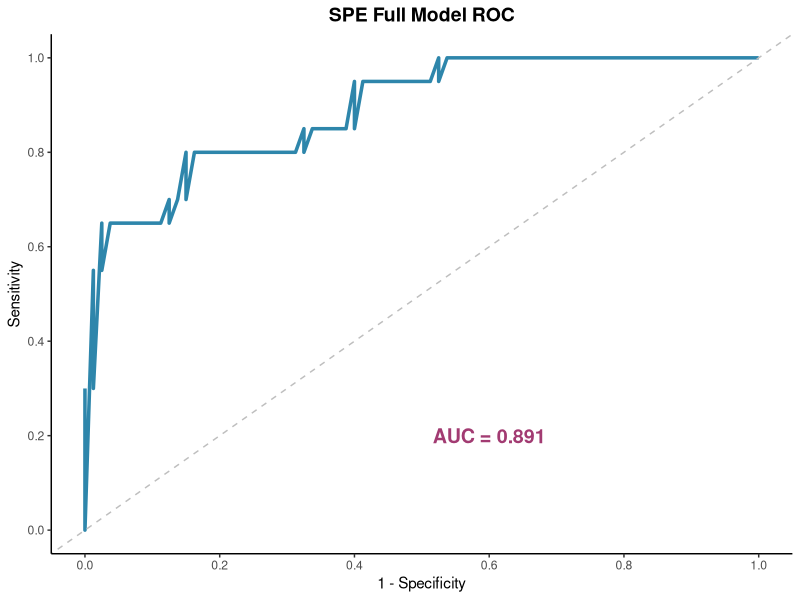
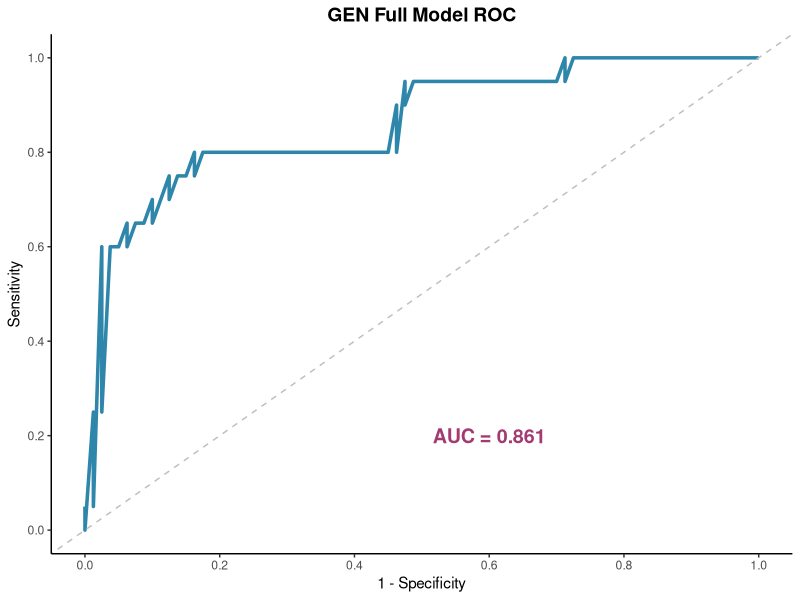
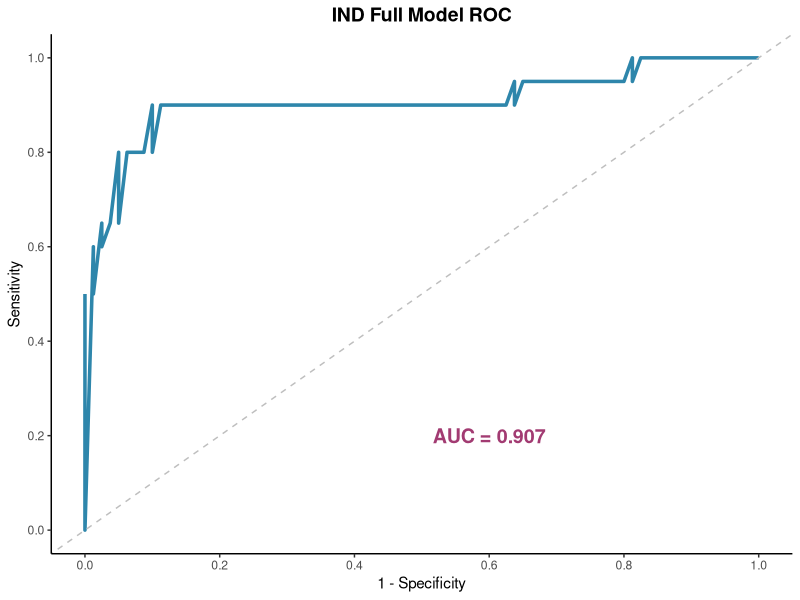
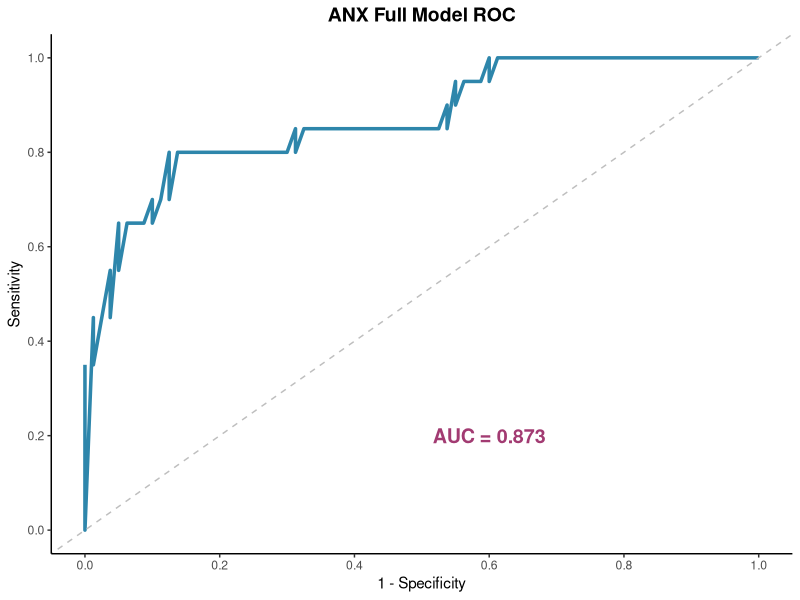
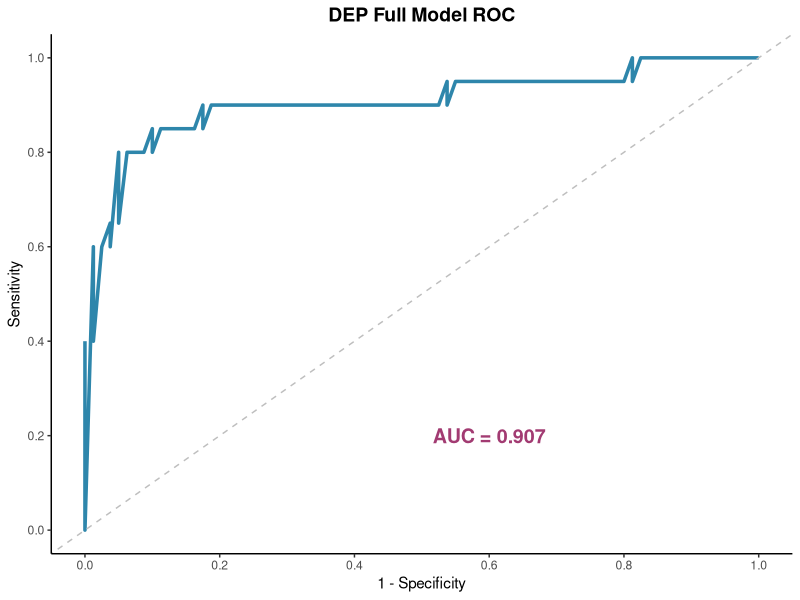
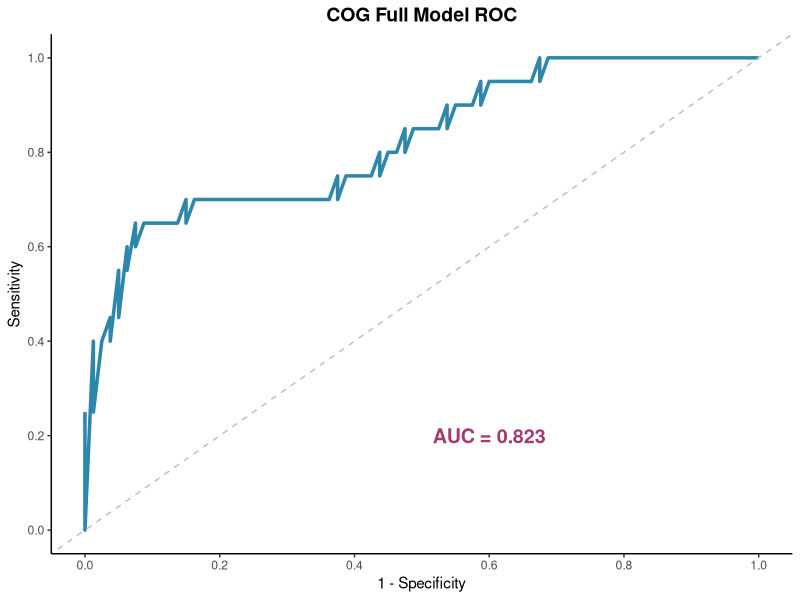
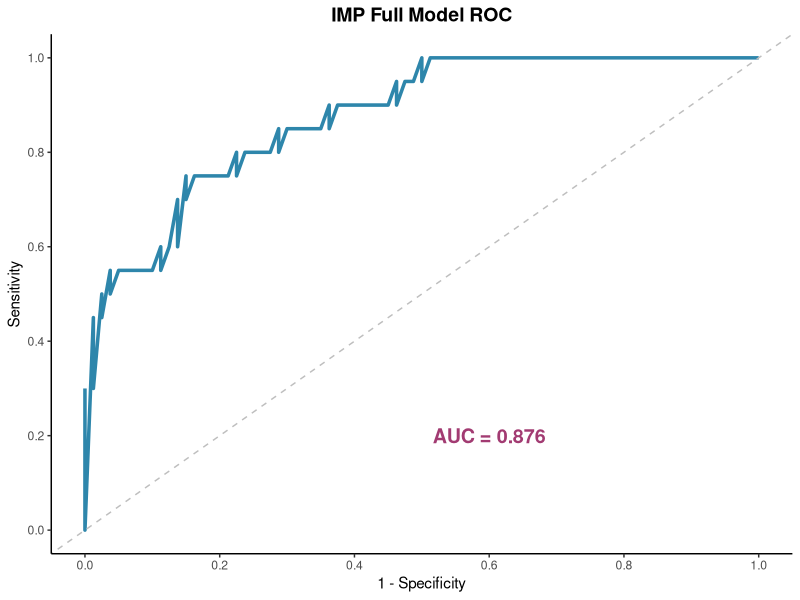
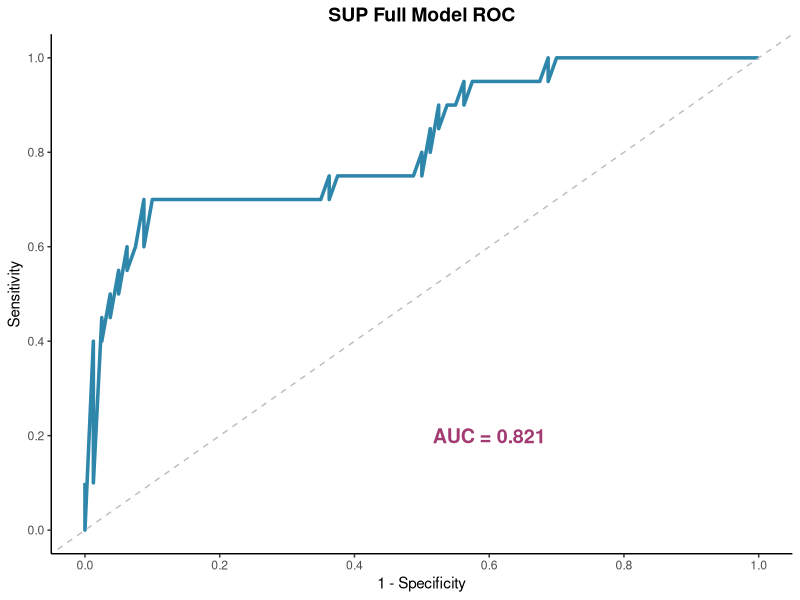

Recreate these plots in R, in order.
# [file name]: PrognosticModel.R
# [file content begin]
# 
#   Copyright (C) 2025 SXMU
# 
# Licensed under the Apache License, Version 2.0 (the "License");
# you may not use this file except in compliance with the License.
# You may obtain a copy of the License at
# 
# http://www.apache.org/licenses/LICENSE-2.0
# 
# Unless required by applicable law or agreed to in writing, software
# distributed under the License is distributed on an "AS IS" BASIS,
# WITHOUT WARRANTIES OR CONDITIONS OF ANY KIND, either express or implied.
# See the License for the specific language governing permissions and
# limitations under the License.


library(dplyr)
library(broom)
library(ggplot2)
library(pROC)
library(openxlsx)
library(officer)
library(flextable)
library(stringr)

run_logistic_analysis <- function(df0, predictor, doc = NULL, outcome = "outcome", roc_path_prefix = "ROC_") {
  
  # 1. Determination of covariates
  covariates <- c("Sex", "Exposure.of.inhalation.substances",
                  "Smoking.history", "Drinking.history", "mMRC.grades", 
                  "Family.history.of.COPD", "Exacerbation.history", 
                  "cardiovascular.diseases", "arrhythmia", "hypertension", 
                  "bronchiectasis", "obstructive.sleep.apnea", "diabetes", 
                  "anxiety.and.depression", "Brochodilators", "Glucocorticoids", 
                  "Antibiotics", "COVID.19history", "Age")
  
  # Prognostic model formula
  formula_full <- as.formula(paste0(outcome, " ~ ", predictor, " + ", paste(covariates, collapse = " + ")))
  
  # 2. Model fitting
  fit_full <- glm(formula_full, data = df0, family = binomial(link = "logit"))
  
  # 3. Output of OR, 95% CI, and p-value.
  result_full <- broom::tidy(fit_full, conf.int = TRUE, exponentiate = TRUE) %>%
    dplyr::select(term, estimate, conf.low, conf.high, p.value) %>%
    dplyr::rename(OR = estimate, CI_lower = conf.low, CI_upper = conf.high, P_value = p.value)
  
  # 4. ROC drawing
  plot_roc <- function(fit, df0, title, file_path) {
    df0$predicted_prob <- predict(fit, type = "response")
    roc_obj <- pROC::roc(df0[[outcome]], df0$predicted_prob)
    auc_value <- pROC::auc(roc_obj)
    
    roc_data <- data.frame(
      sensitivity = roc_obj$sensitivities,
      specificity = roc_obj$specificities
    )
    roc_data$one_minus_specificity <- 1 - roc_data$specificity
    
    title_clean <- stringr::str_replace_all(title, "_1", "")
    
    p <- ggplot(roc_data, aes(x = one_minus_specificity, y = sensitivity)) +
      geom_line(color = "#2E86AB", linewidth = 1.2) +
      geom_abline(slope = 1, intercept = 0, color = "grey", linetype = "dashed") +
      labs(title = title_clean, 
           x = "1 - Specificity", 
           y = "Sensitivity") +
      theme_classic() +
      theme(
        plot.title = element_text(hjust = 0.5, face = "bold", size = 14)
      ) +
      annotate("text", x = 0.6, y = 0.2,
               label = paste0("AUC = ", round(auc_value, 3)),
               size = 5, color = "#A23B72", fontface = "bold") +
      scale_x_continuous(limits = c(0, 1), breaks = seq(0, 1, 0.2)) +
      scale_y_continuous(limits = c(0, 1), breaks = seq(0, 1, 0.2))
    
    # Ensure the directory exists
    dir.create(dirname(file_path), showWarnings = FALSE, recursive = TRUE)
    
    ggsave(filename = file_path, plot = p, width = 6, height = 5)
    
    return(list(plot = p, auc = auc_value, roc_obj = roc_obj))
  }
  
  # ROC Saving
  roc_full <- plot_roc(fit_full, df0, paste0(predictor, " Full Model ROC"), 
                       paste0(roc_path_prefix, predictor, "_full.png"))
  
  # 5. Output for Word
  if (is.null(doc)) {
    doc <- officer::read_docx()
  }
  
  # Formatting the table
  format_flextable <- function(df) {
    ft <- flextable::flextable(df) %>%
      flextable::theme_box() %>%
      flextable::autofit()
    return(ft)
  }
  
  # Add the table to a Word document
  doc <- doc %>% 
    officer::body_add_par(value = paste0(predictor, "Model regression results"), style = "heading 1") %>%
    { 
      # Adding model table
      flextable::body_add_flextable(., value = format_flextable(result_full)) 
    } %>%
    officer::body_add_par(value = "Model ROC curve", style = "heading 2") %>%
    officer::body_add_img(src = paste0(roc_path_prefix, predictor, "_full.png"), width = 6, height = 5) %>%
    officer::body_add_break()
  
  return(list(doc = doc,
              full_model = result_full,
              roc_full = roc_full))
}


# Input data
setwd(dirname(rstudioapi::getActiveDocumentContext()$path))
df <- read.xlsx("data_prognosis_demo.xlsx")
df <- df %>%
  rename(COVID.19history = `COVID-19.history`)

# Categorical variables
factor_vars <- c(
  "Sex", "Exposure.of.inhalation.substances", "Smoking.history",
  "Drinking.history", "Family.history.of.COPD", "Exacerbation.history",
  "cardiovascular.diseases", "arrhythmia", "hypertension", "bronchiectasis",
  "anxiety.and.depression", "Brochodilators","Glucocorticoids", "Antibiotics",
  "COVID.19history", "obstructive.sleep.apnea", "diabetes",
  "SPE", "GEN", "IND", "ANX", "DEP", "COG", "IMP", "SUP", "TAD", "ADR", "SAT",
  "PHD", "PSD", "SOD", "THD", "Total","outcome"
)

# Specifying the variable category
df <- df %>% mutate(
    Age = as.numeric(Age),
    mMRC.grades= as.numeric(mMRC.grades),
    across(all_of(factor_vars), as.factor)
  )

#----------------------------
# Predictors Analysis
#----------------------------
predictors <- c("SPE", "GEN", "IND", "ANX", "DEP", "COG", "IMP",
                "SUP", "TAD", "ADR", "SAT", "PHD", "PSD", "SOD", "THD", "Total")

# Saving paths
output_file <- "./SPE_logistic_results.docx"
roc_prefix <- "./ROC_"

# Initialization
doc_all <- officer::read_docx()

# Iterative analysis of predictors
results_list <- list()
for (pred in predictors) {
  tryCatch({
    cat("Analysing:", pred, "\n")
    res <- run_logistic_analysis(df, pred, doc = doc_all, roc_path_prefix = roc_prefix)
    doc_all <- res$doc
    results_list[[pred]] <- res
    cat("Complete:", pred, "\n\n")
  }, error = function(e) {
    cat("Error in analysis of", pred, ":", e$message, "\n\n")
  })
}

# Output
print(doc_all, target = output_file)
cat("Analysis complete! Results saved to:", output_file, "\n")

# [file content end]
